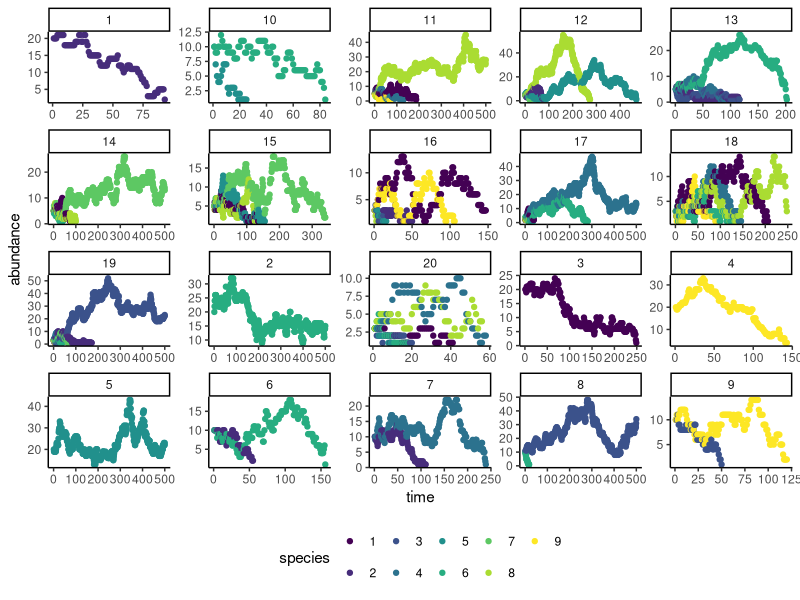
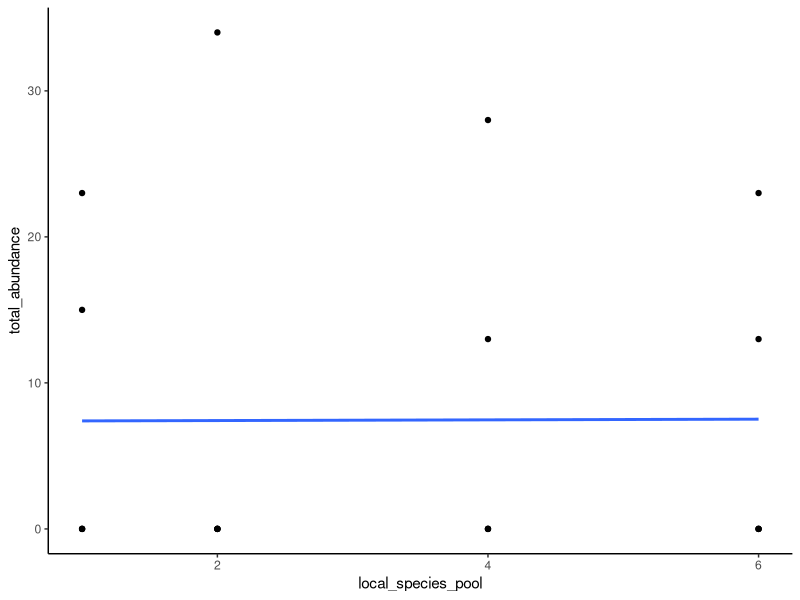

Write R code to recreate these figures, in order.

# Project: Review of multifunctionality in ecology, conservation and ecosystem service science

# Title: Code for an ecological drift model (sensu Hubbell 2001) but without dispersal or speciation

# parameter definitions

# lsp: gradient of local species pools (i.e. initial seeded diversity)
# reps: number of replicates for each local species pool size
# rsp: number of species in the regional species pool
# t_steps: number of time steps to model
# n0: initial abundance of all species (i.e. all species together)

# prop_change: expected proportion (Poisson distribution) of individuals that turnover at each time-step

# n_repeats: how many times to run the model with current parameters

# write an ecological drift model (sensu Hubbell 2001)
drift_model <- function(lsp = c(1, 2, 4, 6),
                        reps = 5,
                        rsp = 12,
                        t_steps = 1000,
                        n0 = 500,
                        prop_change = 0.05,
                        n_repeats = 5) {
  
  # load the dplyr library
  library(dplyr)
  
  # define a truncated poisson distribution
  trunc_pois <- function(n, lambda) {
    x <- rpois(n = n, lambda = lambda)
    y <- ifelse(x == 0, 1, x)
    return(y)
  }
  
  # set up the fixed model parameters
  
  # define the number of patches
  patches <- reps*length(lsp)
  
  # assign a local species spool size to each patch
  lsp.p <- rep(lsp, each = reps)
  
  # get a list of patches with a sack of species for each patch
  patch.sack <- vector("list", length = length(lsp.p))
  for (i in 1:length(lsp.p)) {
    
    x <- sample(x = (1:rsp), size = lsp.p[i], replace = FALSE)
    
    patch.sack[[i]] <- rep(x, each = round((n0/lsp.p[i]), 0))
    
  }
  
  
  # run the model n-times
  
  model_out <- vector("list", length = n_repeats)
  
  for (i in 1:n_repeats){
    
    neutral_list <- 
      lapply(patch.sack, function(patch) {
        
        # create an output list of species abundances for each time point
        n_t <- vector("list", length = t_steps)
        
        # fill the first time point with starting abundances
        n_t[[1]] <- patch
        
        for(m in seq(from = 2, to = t_steps, by = 1)){
          
          # get total number of individuals in patch
          l <- length(n_t[[m-1]])
          
          # round the proportion change variable
          y <- round(l*prop_change, 0)
          n_change <- ifelse(y == 0, 1, y)
          
          # get the number of individuals to kill
          n_kill <- trunc_pois(n = 1, n_change)
          
          # if total length is less than or equal to or if number killed exceeds total population
          # assign an empty vector
          if ( (l <= 1) | (n_kill >= l) ) {
            
            n_t[[m]] <- vector()
            
          } else {
            
            # kill n individuals drawn from a poisson distribution
            post_death <- n_t[[m-1]][-sample(x = 1:l, size = n_kill)]
            
            # draw new recruits
            z <- trunc_pois(n = 1, n_change)
            
            if (z > length(post_death)) {
              
              n_t[[m]] <- c(post_death)
              
            } else {
              
              # draw new recruits
              new_recruits <- post_death[sample(x = 1:length(post_death), size = z, replace = FALSE)]
              
              # join the post_death and new_recruits and write to second time-step
              n_t[[m]] <- c(post_death, new_recruits)
              
            }
            
          }
          
        }
        
        # summarise model results into a data.frame
        df.patch <- lapply(n_t, function(x) {
          
          sp.abun <- vector(length = rsp)
          for (j in 1:rsp) {
            
            sp.abun[j] <- sum(j == x)
            
          }
          
          df <- data.frame(species = 1:rsp,
                           abundance = sp.abun)
          
          return(df)
          
        })
        
        df.patch <- bind_rows(df.patch, .id = "time")
        
        # add local species pool information
        df.patch$local_species_pool <- length(unique(patch))
        
        return(df.patch)
        
      })
    
    # bind this list into a data.frame
    neutral_data <- bind_rows(neutral_list, .id = "patch")
    
    # convert the time variable into a numeric variable
    neutral_data <- 
      neutral_data %>%
      mutate(time = as.numeric(time))
    
    model_out[[i]] <- neutral_data
    
  }
  
  return( bind_rows(model_out, .id = "run") )
  
}

# test the ecological drift model
x <- drift_model(lsp = c(1, 2, 4, 6),
                 reps = 5,
                 rsp = 9,
                 t_steps = 500,
                 n0 = 20,
                 prop_change = 0.05,
                 n_repeats = 1)

library(ggplot2)
head(x)
x %>%
  filter(abundance > 0) %>%
  mutate(species = as.character(species)) %>%
  group_by(local_species_pool, patch, time, species) %>%
  summarise(abundance = median(abundance)) %>%
  ggplot(data = .,
         mapping = aes(x = time, y = abundance, colour = species )) +
  geom_point() +
  scale_colour_viridis_d() +
  facet_wrap(~patch, scales = "free") +
  theme_classic() +
  theme(legend.position = "bottom")

x %>%
  filter(abundance > 0) %>%
  mutate(species = as.character(species)) %>%
  group_by(local_species_pool, patch, time, species) %>%
  summarise(abundance = median(abundance)) %>%
  filter(patch == 5) %>%
  filter(time > 450) %>%
  View()


x %>%
  filter(time == last(time)) %>%
  group_by(patch) %>%
  summarise(local_species_pool = mean(local_species_pool),
            realised_richness = sum(if_else(abundance > 0, 1, 0)),
            total_abundance = sum(abundance)) %>%
  ggplot(data = .,
         mapping = aes(x = local_species_pool, y = total_abundance)) +
  geom_point() +
  geom_smooth(method = "lm", se = FALSE) +
  theme_classic() +
  theme(legend.position = "bottom")
